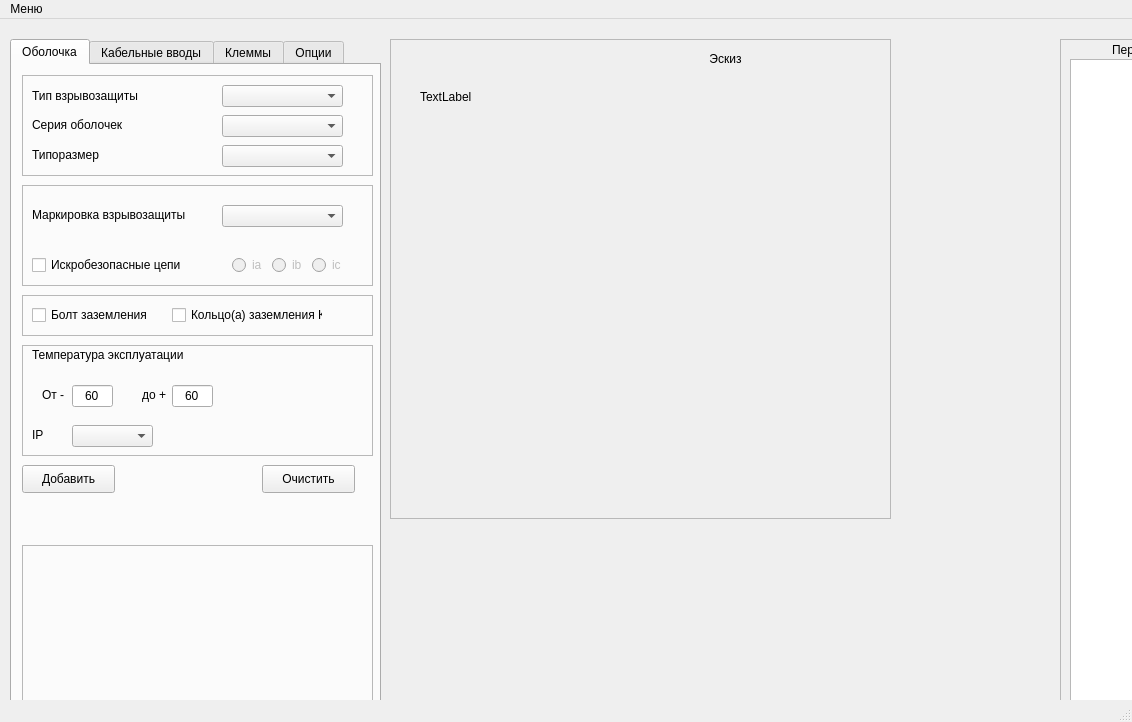
<?xml version="1.0" encoding="UTF-8"?>
<ui version="4.0">
 <class>MainWindow</class>
 <widget class="QMainWindow" name="MainWindow">
  <property name="geometry">
   <rect>
    <x>0</x>
    <y>0</y>
    <width>1132</width>
    <height>722</height>
   </rect>
  </property>
  <property name="windowTitle">
   <string>Программа подбора клеммных коробок &quot;СПЕЦМАШ&quot;</string>
  </property>
  <property name="windowIcon">
   <iconset>
    <normaloff>../../../03 КД/10 Светильники/0. База КОМПАС/3D модели/_Документация/12. Фотографии и рендеры/Картинки и фоновые изображения/Логотип СПЕЦМАШ.JPG</normaloff>../../../03 КД/10 Светильники/0. База КОМПАС/3D модели/_Документация/12. Фотографии и рендеры/Картинки и фоновые изображения/Логотип СПЕЦМАШ.JPG</iconset>
  </property>
  <widget class="QWidget" name="centralwidget">
   <widget class="QTabWidget" name="tabWidget">
    <property name="geometry">
     <rect>
      <x>10</x>
      <y>20</y>
      <width>371</width>
      <height>771</height>
     </rect>
    </property>
    <property name="currentIndex">
     <number>0</number>
    </property>
    <widget class="QWidget" name="tab">
     <attribute name="title">
      <string>Оболочка</string>
     </attribute>
     <widget class="QFrame" name="ex_mark_frame_2">
      <property name="geometry">
       <rect>
        <x>10</x>
        <y>120</y>
        <width>351</width>
        <height>101</height>
       </rect>
      </property>
      <property name="frameShape">
       <enum>QFrame::StyledPanel</enum>
      </property>
      <property name="frameShadow">
       <enum>QFrame::Raised</enum>
      </property>
      <widget class="QRadioButton" name="ic_radioButton">
       <property name="enabled">
        <bool>false</bool>
       </property>
       <property name="geometry">
        <rect>
         <x>290</x>
         <y>70</y>
         <width>41</width>
         <height>20</height>
        </rect>
       </property>
       <property name="text">
        <string>ic</string>
       </property>
      </widget>
      <widget class="QRadioButton" name="ib_radioButton">
       <property name="enabled">
        <bool>false</bool>
       </property>
       <property name="geometry">
        <rect>
         <x>250</x>
         <y>70</y>
         <width>41</width>
         <height>20</height>
        </rect>
       </property>
       <property name="text">
        <string>ib</string>
       </property>
      </widget>
      <widget class="QRadioButton" name="ia_radioButton">
       <property name="enabled">
        <bool>false</bool>
       </property>
       <property name="geometry">
        <rect>
         <x>210</x>
         <y>70</y>
         <width>41</width>
         <height>20</height>
        </rect>
       </property>
       <property name="text">
        <string>ia</string>
       </property>
      </widget>
      <widget class="QComboBox" name="ex_mark_comboBox">
       <property name="geometry">
        <rect>
         <x>200</x>
         <y>20</y>
         <width>121</width>
         <height>22</height>
        </rect>
       </property>
      </widget>
      <widget class="QLabel" name="label_5">
       <property name="geometry">
        <rect>
         <x>10</x>
         <y>20</y>
         <width>171</width>
         <height>20</height>
        </rect>
       </property>
       <property name="text">
        <string>Маркировка взрывозащиты</string>
       </property>
      </widget>
      <widget class="QCheckBox" name="spark_proof_enabled_checkBox">
       <property name="geometry">
        <rect>
         <x>10</x>
         <y>70</y>
         <width>151</width>
         <height>20</height>
        </rect>
       </property>
       <property name="text">
        <string>Искробезопасные цепи</string>
       </property>
      </widget>
     </widget>
     <widget class="QFrame" name="ex_mark_frame">
      <property name="geometry">
       <rect>
        <x>10</x>
        <y>10</y>
        <width>351</width>
        <height>101</height>
       </rect>
      </property>
      <property name="frameShape">
       <enum>QFrame::StyledPanel</enum>
      </property>
      <property name="frameShadow">
       <enum>QFrame::Raised</enum>
      </property>
      <widget class="QComboBox" name="enclosure_size_comboBox">
       <property name="geometry">
        <rect>
         <x>200</x>
         <y>70</y>
         <width>121</width>
         <height>22</height>
        </rect>
       </property>
      </widget>
      <widget class="QComboBox" name="enclosure_series_comboBox">
       <property name="geometry">
        <rect>
         <x>200</x>
         <y>40</y>
         <width>121</width>
         <height>22</height>
        </rect>
       </property>
      </widget>
      <widget class="QLabel" name="label_3">
       <property name="geometry">
        <rect>
         <x>10</x>
         <y>70</y>
         <width>111</width>
         <height>20</height>
        </rect>
       </property>
       <property name="text">
        <string>Типоразмер</string>
       </property>
      </widget>
      <widget class="QComboBox" name="ex_type_comboBox">
       <property name="geometry">
        <rect>
         <x>200</x>
         <y>10</y>
         <width>121</width>
         <height>22</height>
        </rect>
       </property>
      </widget>
      <widget class="QLabel" name="label_2">
       <property name="geometry">
        <rect>
         <x>10</x>
         <y>40</y>
         <width>91</width>
         <height>20</height>
        </rect>
       </property>
       <property name="text">
        <string>Серия оболочек</string>
       </property>
      </widget>
      <widget class="QLabel" name="label_4">
       <property name="geometry">
        <rect>
         <x>10</x>
         <y>10</y>
         <width>171</width>
         <height>21</height>
        </rect>
       </property>
       <property name="layoutDirection">
        <enum>Qt::LeftToRight</enum>
       </property>
       <property name="text">
        <string>Тип взрывозащиты</string>
       </property>
      </widget>
     </widget>
     <widget class="QFrame" name="frame_5">
      <property name="geometry">
       <rect>
        <x>10</x>
        <y>230</y>
        <width>351</width>
        <height>41</height>
       </rect>
      </property>
      <property name="frameShape">
       <enum>QFrame::StyledPanel</enum>
      </property>
      <property name="frameShadow">
       <enum>QFrame::Raised</enum>
      </property>
      <widget class="QCheckBox" name="earth_bolt_checkBox">
       <property name="geometry">
        <rect>
         <x>10</x>
         <y>10</y>
         <width>151</width>
         <height>20</height>
        </rect>
       </property>
       <property name="text">
        <string>Болт заземления</string>
       </property>
      </widget>
      <widget class="QCheckBox" name="earth_ring_checkBox">
       <property name="geometry">
        <rect>
         <x>150</x>
         <y>10</y>
         <width>151</width>
         <height>20</height>
        </rect>
       </property>
       <property name="text">
        <string>Кольцо(а) заземления КВ</string>
       </property>
      </widget>
     </widget>
     <widget class="QFrame" name="frame_6">
      <property name="geometry">
       <rect>
        <x>10</x>
        <y>280</y>
        <width>351</width>
        <height>111</height>
       </rect>
      </property>
      <property name="frameShape">
       <enum>QFrame::StyledPanel</enum>
      </property>
      <property name="frameShadow">
       <enum>QFrame::Raised</enum>
      </property>
      <widget class="QLabel" name="label_9">
       <property name="geometry">
        <rect>
         <x>10</x>
         <y>80</y>
         <width>31</width>
         <height>20</height>
        </rect>
       </property>
       <property name="text">
        <string>IP</string>
       </property>
      </widget>
      <widget class="QLineEdit" name="lo_temperature_limit_lineEdit">
       <property name="geometry">
        <rect>
         <x>50</x>
         <y>40</y>
         <width>41</width>
         <height>22</height>
        </rect>
       </property>
       <property name="text">
        <string>60</string>
       </property>
       <property name="alignment">
        <set>Qt::AlignCenter</set>
       </property>
      </widget>
      <widget class="QComboBox" name="ip_mark_selection_comboBox">
       <property name="geometry">
        <rect>
         <x>50</x>
         <y>80</y>
         <width>81</width>
         <height>22</height>
        </rect>
       </property>
      </widget>
      <widget class="QLineEdit" name="top_temperature_limit_lineEdit">
       <property name="geometry">
        <rect>
         <x>150</x>
         <y>40</y>
         <width>41</width>
         <height>22</height>
        </rect>
       </property>
       <property name="text">
        <string>60</string>
       </property>
       <property name="alignment">
        <set>Qt::AlignCenter</set>
       </property>
      </widget>
      <widget class="QLabel" name="label_8">
       <property name="geometry">
        <rect>
         <x>120</x>
         <y>40</y>
         <width>31</width>
         <height>20</height>
        </rect>
       </property>
       <property name="text">
        <string>до +</string>
       </property>
      </widget>
      <widget class="QLabel" name="label_6">
       <property name="geometry">
        <rect>
         <x>10</x>
         <y>0</y>
         <width>171</width>
         <height>20</height>
        </rect>
       </property>
       <property name="text">
        <string>Температура эксплуатации</string>
       </property>
      </widget>
      <widget class="QLabel" name="label_7">
       <property name="geometry">
        <rect>
         <x>20</x>
         <y>40</y>
         <width>31</width>
         <height>20</height>
        </rect>
       </property>
       <property name="text">
        <string>От -</string>
       </property>
      </widget>
     </widget>
     <widget class="QFrame" name="frame_7">
      <property name="geometry">
       <rect>
        <x>10</x>
        <y>480</y>
        <width>351</width>
        <height>251</height>
       </rect>
      </property>
      <property name="frameShape">
       <enum>QFrame::StyledPanel</enum>
      </property>
      <property name="frameShadow">
       <enum>QFrame::Raised</enum>
      </property>
     </widget>
     <widget class="QPushButton" name="add_enclosure_data_pushButton">
      <property name="geometry">
       <rect>
        <x>10</x>
        <y>400</y>
        <width>93</width>
        <height>28</height>
       </rect>
      </property>
      <property name="text">
       <string>Добавить</string>
      </property>
     </widget>
     <widget class="QPushButton" name="clear_enclosure_data_pushButton">
      <property name="geometry">
       <rect>
        <x>250</x>
        <y>400</y>
        <width>93</width>
        <height>28</height>
       </rect>
      </property>
      <property name="text">
       <string>Очистить</string>
      </property>
     </widget>
    </widget>
    <widget class="QWidget" name="tab_3">
     <attribute name="title">
      <string>Кабельные вводы</string>
     </attribute>
     <widget class="QPushButton" name="pushButton">
      <property name="geometry">
       <rect>
        <x>140</x>
        <y>700</y>
        <width>93</width>
        <height>28</height>
       </rect>
      </property>
      <property name="text">
       <string>Добавить</string>
      </property>
     </widget>
     <widget class="QFrame" name="frame_8">
      <property name="geometry">
       <rect>
        <x>0</x>
        <y>0</y>
        <width>361</width>
        <height>81</height>
       </rect>
      </property>
      <property name="frameShape">
       <enum>QFrame::StyledPanel</enum>
      </property>
      <property name="frameShadow">
       <enum>QFrame::Raised</enum>
      </property>
      <widget class="QLabel" name="label_11">
       <property name="geometry">
        <rect>
         <x>10</x>
         <y>50</y>
         <width>171</width>
         <height>21</height>
        </rect>
       </property>
       <property name="layoutDirection">
        <enum>Qt::LeftToRight</enum>
       </property>
       <property name="text">
        <string>Размер и диапазон обжатия</string>
       </property>
      </widget>
      <widget class="QLabel" name="label_10">
       <property name="geometry">
        <rect>
         <x>10</x>
         <y>10</y>
         <width>171</width>
         <height>21</height>
        </rect>
       </property>
       <property name="layoutDirection">
        <enum>Qt::LeftToRight</enum>
       </property>
       <property name="text">
        <string>Тип ввода</string>
       </property>
      </widget>
      <widget class="QComboBox" name="comboBox_7">
       <property name="geometry">
        <rect>
         <x>190</x>
         <y>10</y>
         <width>171</width>
         <height>22</height>
        </rect>
       </property>
      </widget>
      <widget class="QComboBox" name="comboBox_8">
       <property name="geometry">
        <rect>
         <x>190</x>
         <y>50</y>
         <width>171</width>
         <height>22</height>
        </rect>
       </property>
      </widget>
     </widget>
     <widget class="QFrame" name="frame_9">
      <property name="geometry">
       <rect>
        <x>0</x>
        <y>90</y>
        <width>361</width>
        <height>241</height>
       </rect>
      </property>
      <property name="frameShape">
       <enum>QFrame::StyledPanel</enum>
      </property>
      <property name="frameShadow">
       <enum>QFrame::Raised</enum>
      </property>
      <widget class="QLabel" name="label_12">
       <property name="geometry">
        <rect>
         <x>80</x>
         <y>0</y>
         <width>221</width>
         <height>21</height>
        </rect>
       </property>
       <property name="layoutDirection">
        <enum>Qt::LeftToRight</enum>
       </property>
       <property name="text">
        <string>Сторона установки и количество</string>
       </property>
       <property name="alignment">
        <set>Qt::AlignCenter</set>
       </property>
      </widget>
      <widget class="QComboBox" name="comboBox_17">
       <property name="geometry">
        <rect>
         <x>50</x>
         <y>100</y>
         <width>61</width>
         <height>22</height>
        </rect>
       </property>
      </widget>
      <widget class="QComboBox" name="comboBox_15">
       <property name="geometry">
        <rect>
         <x>250</x>
         <y>100</y>
         <width>61</width>
         <height>22</height>
        </rect>
       </property>
      </widget>
      <widget class="QCheckBox" name="checkBox">
       <property name="geometry">
        <rect>
         <x>170</x>
         <y>30</y>
         <width>41</width>
         <height>20</height>
        </rect>
       </property>
       <property name="text">
        <string>А</string>
       </property>
      </widget>
      <widget class="QCheckBox" name="checkBox_2">
       <property name="geometry">
        <rect>
         <x>260</x>
         <y>80</y>
         <width>41</width>
         <height>20</height>
        </rect>
       </property>
       <property name="text">
        <string>Б</string>
       </property>
      </widget>
      <widget class="QCheckBox" name="checkBox_4">
       <property name="geometry">
        <rect>
         <x>80</x>
         <y>80</y>
         <width>41</width>
         <height>20</height>
        </rect>
       </property>
       <property name="text">
        <string>Г</string>
       </property>
      </widget>
      <widget class="QComboBox" name="comboBox_14">
       <property name="geometry">
        <rect>
         <x>150</x>
         <y>50</y>
         <width>61</width>
         <height>22</height>
        </rect>
       </property>
      </widget>
      <widget class="QCheckBox" name="checkBox_3">
       <property name="geometry">
        <rect>
         <x>170</x>
         <y>140</y>
         <width>41</width>
         <height>20</height>
        </rect>
       </property>
       <property name="text">
        <string>В</string>
       </property>
      </widget>
      <widget class="QComboBox" name="comboBox_16">
       <property name="geometry">
        <rect>
         <x>150</x>
         <y>160</y>
         <width>61</width>
         <height>22</height>
        </rect>
       </property>
      </widget>
      <widget class="QCheckBox" name="checkBox_7">
       <property name="geometry">
        <rect>
         <x>10</x>
         <y>210</y>
         <width>201</width>
         <height>20</height>
        </rect>
       </property>
       <property name="text">
        <string>Заглушка для кабельного ввода</string>
       </property>
      </widget>
     </widget>
    </widget>
    <widget class="QWidget" name="tab_4">
     <attribute name="title">
      <string>Клеммы</string>
     </attribute>
     <widget class="QFrame" name="frame_10">
      <property name="geometry">
       <rect>
        <x>0</x>
        <y>0</y>
        <width>371</width>
        <height>231</height>
       </rect>
      </property>
      <property name="frameShape">
       <enum>QFrame::StyledPanel</enum>
      </property>
      <property name="frameShadow">
       <enum>QFrame::Raised</enum>
      </property>
      <widget class="QComboBox" name="comboBox_26">
       <property name="geometry">
        <rect>
         <x>130</x>
         <y>130</y>
         <width>231</width>
         <height>22</height>
        </rect>
       </property>
      </widget>
      <widget class="QComboBox" name="comboBox_30">
       <property name="geometry">
        <rect>
         <x>130</x>
         <y>10</y>
         <width>231</width>
         <height>22</height>
        </rect>
       </property>
      </widget>
      <widget class="QLabel" name="label_33">
       <property name="geometry">
        <rect>
         <x>10</x>
         <y>70</y>
         <width>91</width>
         <height>20</height>
        </rect>
       </property>
       <property name="text">
        <string>Цвет</string>
       </property>
      </widget>
      <widget class="QLabel" name="label_34">
       <property name="geometry">
        <rect>
         <x>10</x>
         <y>100</y>
         <width>91</width>
         <height>20</height>
        </rect>
       </property>
       <property name="text">
        <string>Тип клеммы</string>
       </property>
      </widget>
      <widget class="QComboBox" name="comboBox_29">
       <property name="geometry">
        <rect>
         <x>130</x>
         <y>100</y>
         <width>231</width>
         <height>22</height>
        </rect>
       </property>
      </widget>
      <widget class="QComboBox" name="comboBox_28">
       <property name="geometry">
        <rect>
         <x>130</x>
         <y>70</y>
         <width>231</width>
         <height>22</height>
        </rect>
       </property>
      </widget>
      <widget class="QLabel" name="label_31">
       <property name="geometry">
        <rect>
         <x>10</x>
         <y>10</y>
         <width>111</width>
         <height>20</height>
        </rect>
       </property>
       <property name="text">
        <string>Производитель</string>
       </property>
      </widget>
      <widget class="QLabel" name="label_35">
       <property name="geometry">
        <rect>
         <x>10</x>
         <y>130</y>
         <width>91</width>
         <height>20</height>
        </rect>
       </property>
       <property name="text">
        <string>Кол-во</string>
       </property>
      </widget>
      <widget class="QLabel" name="label_32">
       <property name="geometry">
        <rect>
         <x>10</x>
         <y>40</y>
         <width>91</width>
         <height>20</height>
        </rect>
       </property>
       <property name="text">
        <string>Сечение жилы</string>
       </property>
      </widget>
      <widget class="QComboBox" name="comboBox_31">
       <property name="geometry">
        <rect>
         <x>130</x>
         <y>40</y>
         <width>231</width>
         <height>22</height>
        </rect>
       </property>
      </widget>
      <widget class="QLabel" name="label_41">
       <property name="geometry">
        <rect>
         <x>10</x>
         <y>190</y>
         <width>111</width>
         <height>20</height>
        </rect>
       </property>
       <property name="text">
        <string>Ряд</string>
       </property>
      </widget>
      <widget class="QLabel" name="label_40">
       <property name="geometry">
        <rect>
         <x>280</x>
         <y>160</y>
         <width>61</width>
         <height>20</height>
        </rect>
       </property>
       <property name="text">
        <string>мм</string>
       </property>
      </widget>
      <widget class="QLabel" name="label_28">
       <property name="geometry">
        <rect>
         <x>10</x>
         <y>160</y>
         <width>111</width>
         <height>20</height>
        </rect>
       </property>
       <property name="text">
        <string>Отступ от клемм</string>
       </property>
      </widget>
      <widget class="QPushButton" name="pushButton_4">
       <property name="geometry">
        <rect>
         <x>260</x>
         <y>190</y>
         <width>93</width>
         <height>28</height>
        </rect>
       </property>
       <property name="text">
        <string>Добавить</string>
       </property>
      </widget>
      <widget class="QLineEdit" name="lineEdit_14">
       <property name="geometry">
        <rect>
         <x>130</x>
         <y>190</y>
         <width>111</width>
         <height>22</height>
        </rect>
       </property>
      </widget>
      <widget class="QLineEdit" name="lineEdit_13">
       <property name="geometry">
        <rect>
         <x>130</x>
         <y>160</y>
         <width>141</width>
         <height>22</height>
        </rect>
       </property>
      </widget>
     </widget>
     <widget class="QFrame" name="frame_11">
      <property name="geometry">
       <rect>
        <x>0</x>
        <y>230</y>
        <width>371</width>
        <height>121</height>
       </rect>
      </property>
      <property name="frameShape">
       <enum>QFrame::StyledPanel</enum>
      </property>
      <property name="frameShadow">
       <enum>QFrame::Raised</enum>
      </property>
      <widget class="QPushButton" name="pushButton_7">
       <property name="geometry">
        <rect>
         <x>130</x>
         <y>90</y>
         <width>93</width>
         <height>28</height>
        </rect>
       </property>
       <property name="text">
        <string>Добавить</string>
       </property>
      </widget>
      <widget class="QLabel" name="label_36">
       <property name="geometry">
        <rect>
         <x>10</x>
         <y>30</y>
         <width>91</width>
         <height>20</height>
        </rect>
       </property>
       <property name="text">
        <string>Тип перемычки</string>
       </property>
      </widget>
      <widget class="QLabel" name="label_29">
       <property name="geometry">
        <rect>
         <x>170</x>
         <y>0</y>
         <width>71</width>
         <height>20</height>
        </rect>
       </property>
       <property name="text">
        <string>Перемычки</string>
       </property>
      </widget>
      <widget class="QComboBox" name="comboBox_24">
       <property name="geometry">
        <rect>
         <x>130</x>
         <y>30</y>
         <width>231</width>
         <height>22</height>
        </rect>
       </property>
      </widget>
      <widget class="QLabel" name="label_27">
       <property name="geometry">
        <rect>
         <x>10</x>
         <y>60</y>
         <width>91</width>
         <height>20</height>
        </rect>
       </property>
       <property name="text">
        <string>Кол-во</string>
       </property>
      </widget>
      <widget class="QLineEdit" name="lineEdit_11">
       <property name="geometry">
        <rect>
         <x>130</x>
         <y>60</y>
         <width>231</width>
         <height>22</height>
        </rect>
       </property>
      </widget>
     </widget>
     <widget class="QFrame" name="frame_12">
      <property name="geometry">
       <rect>
        <x>0</x>
        <y>350</y>
        <width>371</width>
        <height>111</height>
       </rect>
      </property>
      <property name="frameShape">
       <enum>QFrame::StyledPanel</enum>
      </property>
      <property name="frameShadow">
       <enum>QFrame::Raised</enum>
      </property>
      <widget class="QLabel" name="label_37">
       <property name="geometry">
        <rect>
         <x>10</x>
         <y>20</y>
         <width>91</width>
         <height>20</height>
        </rect>
       </property>
       <property name="text">
        <string>Тип </string>
       </property>
      </widget>
      <widget class="QComboBox" name="comboBox_25">
       <property name="geometry">
        <rect>
         <x>130</x>
         <y>20</y>
         <width>231</width>
         <height>22</height>
        </rect>
       </property>
      </widget>
      <widget class="QPushButton" name="pushButton_6">
       <property name="geometry">
        <rect>
         <x>140</x>
         <y>80</y>
         <width>93</width>
         <height>28</height>
        </rect>
       </property>
       <property name="text">
        <string>Добавить</string>
       </property>
      </widget>
      <widget class="QLineEdit" name="lineEdit_12">
       <property name="geometry">
        <rect>
         <x>130</x>
         <y>50</y>
         <width>231</width>
         <height>22</height>
        </rect>
       </property>
      </widget>
      <widget class="QLabel" name="label_38">
       <property name="geometry">
        <rect>
         <x>120</x>
         <y>0</y>
         <width>161</width>
         <height>20</height>
        </rect>
       </property>
       <property name="text">
        <string>Разделительная пластины</string>
       </property>
      </widget>
      <widget class="QLabel" name="label_39">
       <property name="geometry">
        <rect>
         <x>10</x>
         <y>50</y>
         <width>91</width>
         <height>20</height>
        </rect>
       </property>
       <property name="text">
        <string>Кол-во</string>
       </property>
      </widget>
     </widget>
     <widget class="QFrame" name="frame_13">
      <property name="geometry">
       <rect>
        <x>0</x>
        <y>460</y>
        <width>371</width>
        <height>121</height>
       </rect>
      </property>
      <property name="frameShape">
       <enum>QFrame::StyledPanel</enum>
      </property>
      <property name="frameShadow">
       <enum>QFrame::Raised</enum>
      </property>
      <widget class="QLabel" name="label_65">
       <property name="geometry">
        <rect>
         <x>10</x>
         <y>30</y>
         <width>91</width>
         <height>20</height>
        </rect>
       </property>
       <property name="text">
        <string>Тип </string>
       </property>
      </widget>
      <widget class="QLabel" name="label_67">
       <property name="geometry">
        <rect>
         <x>10</x>
         <y>60</y>
         <width>91</width>
         <height>20</height>
        </rect>
       </property>
       <property name="text">
        <string>Кол-во</string>
       </property>
      </widget>
      <widget class="QPushButton" name="pushButton_5">
       <property name="geometry">
        <rect>
         <x>130</x>
         <y>90</y>
         <width>93</width>
         <height>28</height>
        </rect>
       </property>
       <property name="text">
        <string>Добавить</string>
       </property>
      </widget>
      <widget class="QLabel" name="label_66">
       <property name="geometry">
        <rect>
         <x>130</x>
         <y>0</y>
         <width>141</width>
         <height>20</height>
        </rect>
       </property>
       <property name="text">
        <string>Концевой стопор</string>
       </property>
      </widget>
      <widget class="QLineEdit" name="lineEdit_25">
       <property name="geometry">
        <rect>
         <x>130</x>
         <y>60</y>
         <width>231</width>
         <height>22</height>
        </rect>
       </property>
      </widget>
      <widget class="QComboBox" name="comboBox_44">
       <property name="geometry">
        <rect>
         <x>130</x>
         <y>30</y>
         <width>231</width>
         <height>22</height>
        </rect>
       </property>
      </widget>
     </widget>
     <widget class="QFrame" name="frame_14">
      <property name="geometry">
       <rect>
        <x>0</x>
        <y>590</y>
        <width>361</width>
        <height>111</height>
       </rect>
      </property>
      <property name="frameShape">
       <enum>QFrame::StyledPanel</enum>
      </property>
      <property name="frameShadow">
       <enum>QFrame::Raised</enum>
      </property>
      <widget class="QCheckBox" name="checkBox_15">
       <property name="geometry">
        <rect>
         <x>10</x>
         <y>0</y>
         <width>111</width>
         <height>20</height>
        </rect>
       </property>
       <property name="text">
        <string>Экран кабеля</string>
       </property>
      </widget>
      <widget class="QLabel" name="label_68">
       <property name="geometry">
        <rect>
         <x>60</x>
         <y>20</y>
         <width>91</width>
         <height>20</height>
        </rect>
       </property>
       <property name="text">
        <string>Кол-во контактов</string>
       </property>
      </widget>
      <widget class="QPushButton" name="pushButton_3">
       <property name="geometry">
        <rect>
         <x>110</x>
         <y>80</y>
         <width>93</width>
         <height>28</height>
        </rect>
       </property>
       <property name="text">
        <string>Добавить</string>
       </property>
      </widget>
      <widget class="QLabel" name="label_69">
       <property name="geometry">
        <rect>
         <x>250</x>
         <y>20</y>
         <width>41</width>
         <height>20</height>
        </rect>
       </property>
       <property name="text">
        <string>Кол-во</string>
       </property>
      </widget>
      <widget class="QRadioButton" name="radioButton_11">
       <property name="geometry">
        <rect>
         <x>10</x>
         <y>40</y>
         <width>61</width>
         <height>20</height>
        </rect>
       </property>
       <property name="text">
        <string>Шина</string>
       </property>
      </widget>
      <widget class="QLineEdit" name="lineEdit_26">
       <property name="geometry">
        <rect>
         <x>230</x>
         <y>40</y>
         <width>71</width>
         <height>22</height>
        </rect>
       </property>
      </widget>
      <widget class="QRadioButton" name="radioButton_12">
       <property name="geometry">
        <rect>
         <x>170</x>
         <y>40</y>
         <width>71</width>
         <height>20</height>
        </rect>
       </property>
       <property name="text">
        <string>Клеммы</string>
       </property>
      </widget>
      <widget class="QLineEdit" name="lineEdit_27">
       <property name="geometry">
        <rect>
         <x>70</x>
         <y>40</y>
         <width>71</width>
         <height>22</height>
        </rect>
       </property>
      </widget>
     </widget>
    </widget>
    <widget class="QWidget" name="tab_7">
     <attribute name="title">
      <string>Опции</string>
     </attribute>
    </widget>
   </widget>
   <widget class="QFrame" name="frame">
    <property name="geometry">
     <rect>
      <x>1060</x>
      <y>20</y>
      <width>221</width>
      <height>781</height>
     </rect>
    </property>
    <property name="frameShape">
     <enum>QFrame::StyledPanel</enum>
    </property>
    <property name="frameShadow">
     <enum>QFrame::Raised</enum>
    </property>
    <widget class="QLabel" name="label_25">
     <property name="geometry">
      <rect>
       <x>0</x>
       <y>0</y>
       <width>221</width>
       <height>21</height>
      </rect>
     </property>
     <property name="layoutDirection">
      <enum>Qt::LeftToRight</enum>
     </property>
     <property name="text">
      <string>Перечень элементов</string>
     </property>
     <property name="alignment">
      <set>Qt::AlignCenter</set>
     </property>
    </widget>
    <widget class="QTableWidget" name="tableWidget">
     <property name="geometry">
      <rect>
       <x>10</x>
       <y>20</y>
       <width>201</width>
       <height>751</height>
      </rect>
     </property>
    </widget>
   </widget>
   <widget class="QFrame" name="frame_2">
    <property name="geometry">
     <rect>
      <x>390</x>
      <y>20</y>
      <width>501</width>
      <height>480</height>
     </rect>
    </property>
    <property name="frameShape">
     <enum>QFrame::StyledPanel</enum>
    </property>
    <property name="frameShadow">
     <enum>QFrame::Raised</enum>
    </property>
    <widget class="QLabel" name="label_30">
     <property name="geometry">
      <rect>
       <x>300</x>
       <y>10</y>
       <width>71</width>
       <height>20</height>
      </rect>
     </property>
     <property name="text">
      <string>Эскиз</string>
     </property>
     <property name="alignment">
      <set>Qt::AlignCenter</set>
     </property>
    </widget>
    <widget class="QLabel" name="result_label">
     <property name="geometry">
      <rect>
       <x>30</x>
       <y>50</y>
       <width>61</width>
       <height>16</height>
      </rect>
     </property>
     <property name="text">
      <string>TextLabel</string>
     </property>
    </widget>
   </widget>
   <widget class="QPushButton" name="pushButton_8">
    <property name="geometry">
     <rect>
      <x>630</x>
      <y>760</y>
      <width>171</width>
      <height>28</height>
     </rect>
    </property>
    <property name="text">
     <string>Сгенерировать</string>
    </property>
   </widget>
  </widget>
  <widget class="QMenuBar" name="menubar">
   <property name="geometry">
    <rect>
     <x>0</x>
     <y>0</y>
     <width>1132</width>
     <height>26</height>
    </rect>
   </property>
   <widget class="QMenu" name="menu">
    <property name="title">
     <string>Меню</string>
    </property>
    <addaction name="action"/>
   </widget>
   <addaction name="menu"/>
  </widget>
  <widget class="QStatusBar" name="statusbar"/>
  <action name="action">
   <property name="text">
    <string>Выход</string>
   </property>
  </action>
 </widget>
 <resources/>
 <connections/>
</ui>
